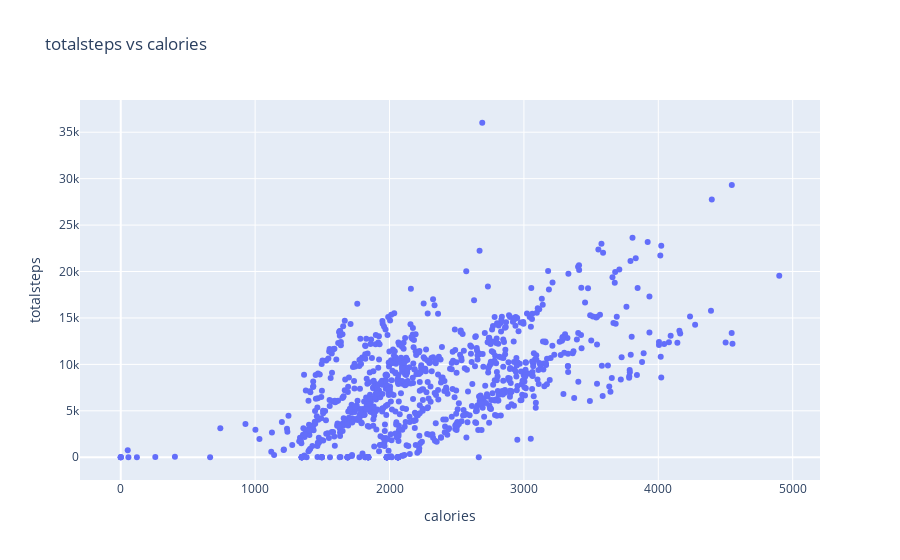

Source (notebook cell):
### Markdown cell above
### Findings:
- **Strong Positive Correlations**: Totaldistance and totalsteps have a high correlation, indicating they move closely together. Totalactiveminutes also correlates strongly with totaldistance.
- **Negative Correlation with Sedentary Time**: Sedentaryminutes has a moderate negative correlation with totalactiveminutes, totaldistance , and totalsteps, showing that more sedentary time reduces activity.
- **Calories and Activity**: Calories show moderate positive correlations with totaldistance, totalsteps, and totalactiveminutes, suggesting higher activity burns more calories.

### Code cell
plot4=px.scatter(daily_activity,y='totalsteps',x='calories',title='totalsteps vs calories')
plot4

### Figure 1 — Plotly figure (JSON) as saved in the notebook; plotly's stock layout.template omitted (floating-point values rounded to 4 significant figures; data arrays with more than 128 entries replaced by an {"elided": "..."} marker saying what was removed)
{"data": [{"hovertemplate": "calories=%{x}<br>totalsteps=%{y}<extra></extra>", "legendgroup": "", "marker": {"color": "#636efa", "symbol": "circle"}, "mode": "markers", "name": "", "orientation": "v", "showlegend": false, "type": "scatter", "x": {"elided": "940 int values"}, "xaxis": "x", "y": {"elided": "940 int values"}, "yaxis": "y"}], "layout": {"legend": {"tracegroupgap": 0}, "title": {"text": "totalsteps vs calories"}, "xaxis": {"anchor": "y", "domain": [0, 1], "title": {"text": "calories"}}, "yaxis": {"anchor": "x", "domain": [0, 1], "title": {"text": "totalsteps"}}}}
